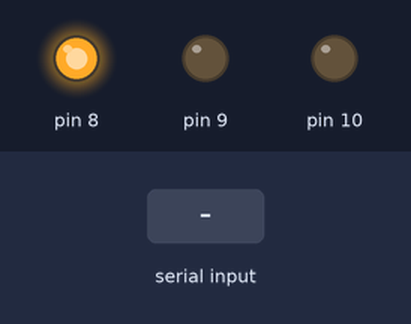
Bench run of a sketch on a simulated Arduino Uno, built with avr-gcc and run on an emulated ATmega328P. On the bench: output pins drawn as LEDs (lit = HIGH). The test bench sets the inputs (shaded band). What the sketch prints to the serial monitor is not drawn.

Above: at 2.0 s.
2.1 s: "k" received over Serial
At 3.8 s:
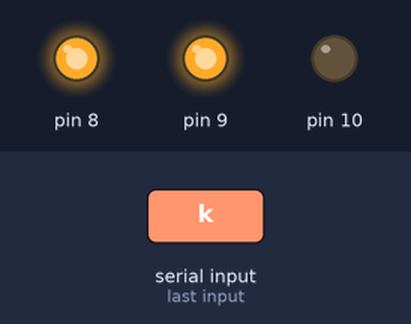
At 4.6 s:
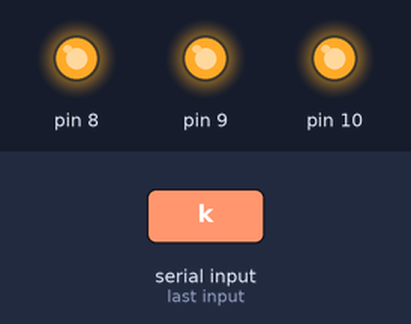
5.1 s: "1" received over Serial
Timing chart, 0 to 8.1 s (numbered marks = the images above; inputs shaded):
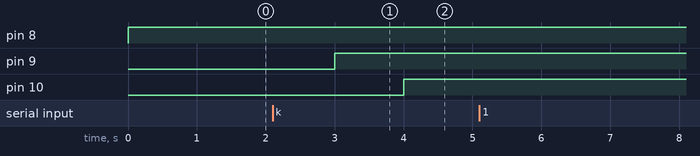

The sketch:

01.ino
```cpp
void setup(){
  pinMode(8, OUTPUT);
  pinMode(9, OUTPUT);
  pinMode(10, OUTPUT);
  Serial.begin(9600);
}

void loop(){
  digitalWrite(8, HIGH);
  delay(1000);

  if(Serial.available()){
    char valor = Serial.read();

    if(valor == 'k'){
      digitalWrite(9, HIGH);
      delay(1000);
      digitalWrite(10, HIGH);
      delay(1000);
    }
	Serial.write(valor);
  }
}
```

Measured:
- after the input at 2.1 s, pin 9: LOW → HIGH after 0.90 s; pin 10: LOW → HIGH after 1.9 s
- after the input at 5.1 s, every drawn part: stays the same
